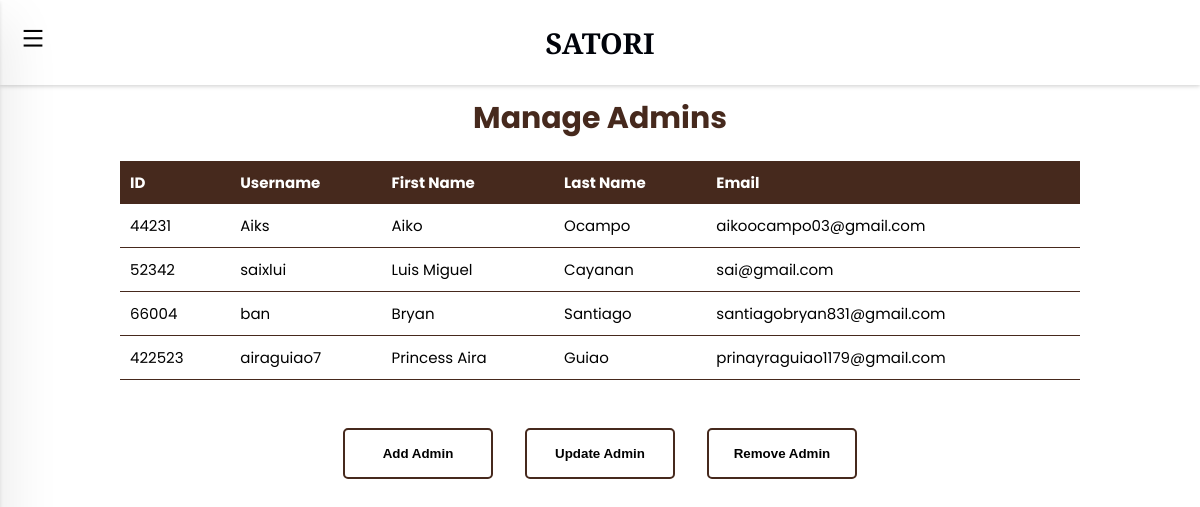
The page /edit-admin.php (signed in) on the database its author committed.
### tables this page shows
CREATE TABLE `users` (
  `ID` int(11) NOT NULL,
  `Username` varchar(50) NOT NULL,
  `FirstName` varchar(50) NOT NULL,
  `LastName` varchar(50) NOT NULL,
  `Email` varchar(50) NOT NULL,
  `Password` varchar(50) NOT NULL,
  `Date` timestamp NOT NULL DEFAULT current_timestamp(),
  `userType` varchar(50) NOT NULL
);

### edit-admin.php (the view, shortened to what this page needs)
<?php
include("php/connection.php");
?>
<!DOCTYPE html>
<html lang="en">
<head>
    <link href="https://cdn.jsdelivr.net/npm/remixicon@4.2.0/fonts/remixicon.css" rel="stylesheet"/>
    <link rel="stylesheet" href="assets/css-backend/crud.css">
</head>
<body>
    <?php include("php/header.php") ?>
    <main>
        <h1>Manage Admins</h1>
        <div class="container">
            <table>
                <tr>
                    <th>ID</th>
                    <th>Username</th>
                    <th>First Name</th>
                    <th>Last Name</th>
                    <th>Email</th>
                </tr>
                <?php
                    $sql = "SELECT * FROM users";
                    $result = mysqli_query($con, $sql);
                    $resultCheck = mysqli_num_rows($result);
                    if ($resultCheck > 0) {
                        while ($row = mysqli_fetch_assoc($result)) {
                            if ($row['userType'] == 'admin') {
                                echo "<tr>";
                                echo "<td>" . $row["ID"] . "</td>";
                                echo "<td>" . $row["Username"] . "</td>";
                                echo "<td>" . $row["FirstName"] . "</td>";
                                echo "<td>" . $row["LastName"] . "</td>";
                                echo "<td>" . $row["Email"] . "</td>";
                                echo "</tr>";
                            }
                        }
                    } else {
                        echo "<tr><td colspan='6'>0 results</td></tr>";
                    }
                ?>
            </table>
        </div>
        <div class="buttons">
            <button id="add_user_btn">Add Admin</button>
            <button id="update_user_btn">Update Admin</button>
            <button id="remove_user_btn">Remove Admin</button>
        </div>
    </main>
</body>
</html>

### assets/css-backend/crud.css (style rules this page uses)
:root { --first-color: #46291D; --second-color: #F5ECE1; --third-color: #303030; --white-color: hsl(0, 0%, 100%); --black-color: hsl(222, 100%, 2%); --container-color: linear-gradient(136deg, #4A2F1E, #3E2723); --title-font: "PT Serif", serif; --body-font: "Poppins", sans-serif; --second-font: "Montserrat", sans-serif; --biggest-font-size: 7.5rem; --h1-font-size: 3rem; --h2-font-size: 2.3rem; --big-font-size: 1.4rem; --normal-font-size: 1rem; --small-font-size: 0.7rem; --small-font-weight: 300; --font-regular: 400; --font-medium: 500; --font-bold: 800 ; --mb-0-5: 0.5rem; --mb-1: 1rem; --mb-1-5: 1.5rem; --mb-2: 2rem; --mb-2-25: 2.25rem; --mb-2-50: 2.5rem; --mb-2-75: 2.75rem; --z-tooltip: 10; --z-fixed: 100; }
* { margin: 0; padding: 0; box-sizing: border-box; }
html { scroll-behavior: smooth; }
body { font-family: var(--body-font); font-size: 15px; }
@media screen and (min-width: 320px) { h1 { text-align: center; color: var(--first-color); } }
@media screen and (min-width: 320px) { .container { display: flex; justify-content: center; } }
@media screen and (min-width: 320px) { table { width: 60%; border-collapse: collapse; margin-top: 20px; } }
@media screen and (min-width: 320px) { th { background-color: var(--first-color); color: white; font-weight: bold; padding: 10px; text-align: left; } }
@media screen and (min-width: 320px) { td { padding: 10px; border-bottom: 1px solid var(--first-color); } }
@media screen and (min-width: 320px) { main { padding-top: 6rem; } }
@media screen and (min-width: 320px) { .buttons { margin-top: 1rem; padding: 1rem; display: flex; justify-content: center; align-items: center; gap: 1rem; margin-bottom: 10vh; } }
@media screen and (min-width: 320px) { .buttons button, .send { padding: 0.5rem; background-color: transparent; border: solid 2px var(--first-color); font-weight: bold; border-radius: 5px; transition: 0.4s; cursor: pointer; } }
@media screen and (min-width: 767px) { table { width: 80%; } }
@media screen and (min-width: 767px) { .buttons { padding: 2rem; gap: 2rem; } }
@media screen and (min-width: 767px) { .buttons button, .send { padding: 1rem; min-width: 150px; } }

### rows shown on the page
users: ID "44231", Username "Aiks", FirstName "Aiko", LastName "Ocampo", Email "aikoocampo03@gmail.com"
users: ID "52342", Username "saixlui", FirstName "Luis Miguel", LastName "Cayanan", Email "sai@gmail.com"
users: ID "66004", Username "ban", FirstName "Bryan", LastName "Santiago", Email "santiagobryan831@gmail.com"
users: ID "422523", Username "airaguiao7", FirstName "Princess Aira", LastName "Guiao", Email "prinayraguiao1179@gmail.com"
